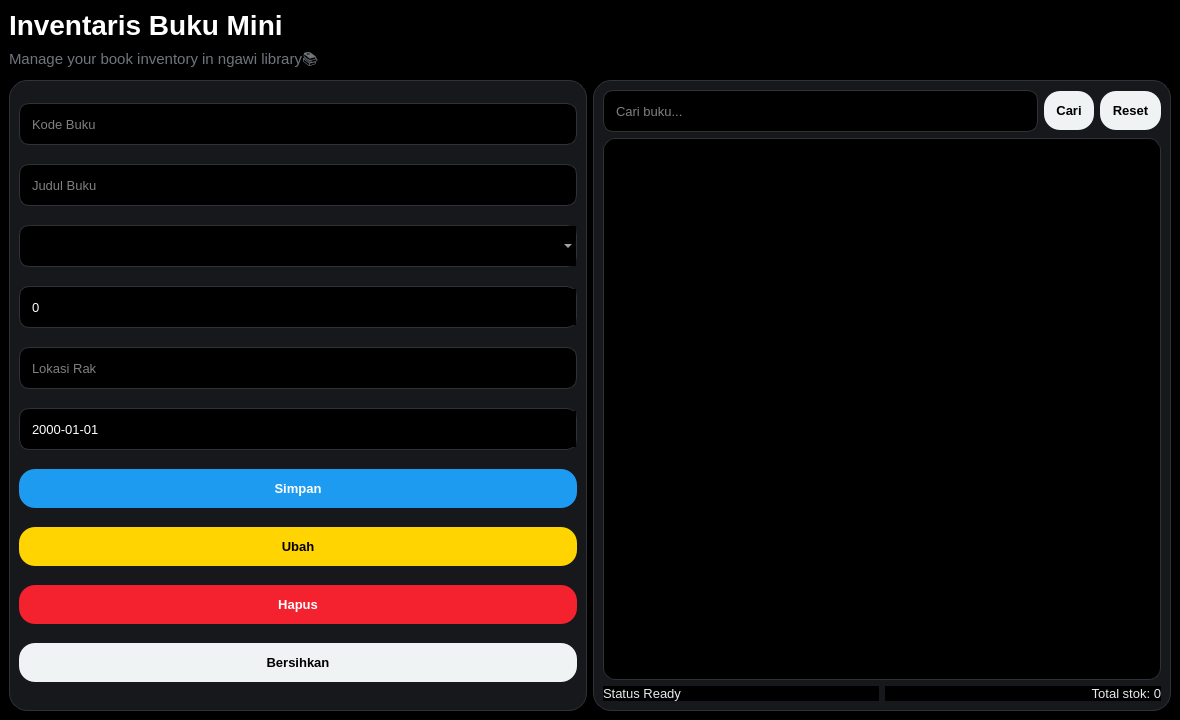
<?xml version="1.0" encoding="UTF-8"?>
<ui version="4.0">
 <class>InventarisBukuWindow</class>
 <widget class="QMainWindow" name="InventarisBukuWindow">
  <property name="geometry">
   <rect>
    <x>0</x>
    <y>0</y>
    <width>1180</width>
    <height>720</height>
   </rect>
  </property>
  <property name="windowTitle">
   <string>Inventaris Buku Mini</string>
  </property>
  <property name="styleSheet">
   <string notr="true">

QMainWindow {
    background:#000000;
}

QWidget {
    background:#000000;
    color:white;
    font-family:'Segoe UI';
    font-size:10pt;
}

QFrame#cardLeft, QFrame#cardRight {
    background:#16181C;
    border:1px solid #2F3336;
    border-radius:18px;
}

QLabel#lblJudul {
    color:white;
    font-size:28px;
    font-weight:700;
}

QLabel#lblSub {
    color:#71767B;
    font-size:11pt;
}

QLabel {
    color:#E7E9EA;
}

QLineEdit,
QComboBox,
QSpinBox,
QDateEdit {
    background:#000000;
    border:1px solid #2F3336;
    border-radius:10px;
    padding:10px;
    color:white;
    min-height:20px;
}

QLineEdit:focus,
QComboBox:focus,
QSpinBox:focus,
QDateEdit:focus {
    border:2px solid #1D9BF0;
}

QPushButton {
    border:none;
    border-radius:16px;
    padding:12px;
    font-weight:700;
}

QPushButton#btnSimpan {
    background:#1D9BF0;
    color:white;
}

QPushButton#btnSimpan:hover {
    background:#1785D1;
}

QPushButton#btnUbah {
    background:#FFD400;
    color:black;
}

QPushButton#btnHapus {
    background:#F4212E;
    color:white;
}

QPushButton#btnBersihkan,
QPushButton#btnCari,
QPushButton#btnResetCari {
    background:#EFF3F4;
    color:black;
}

QTableWidget {
    background:#000000;
    border:1px solid #2F3336;
    border-radius:12px;
    gridline-color:#2F3336;
    color:white;
}

QHeaderView::section {
    background:#16181C;
    color:white;
    border:none;
    padding:10px;
    font-weight:700;
}

  </string>
  </property>
  <widget class="QWidget" name="centralwidget">
   <layout class="QVBoxLayout" name="mainLayout">
    <item>
     <widget class="QLabel" name="lblJudul">
      <property name="text">
       <string>Inventaris Buku Mini</string>
      </property>
     </widget>
    </item>
    <item>
     <widget class="QLabel" name="lblSub">
      <property name="text">
       <string>Manage your book inventory in ngawi library📚</string>
      </property>
     </widget>
    </item>
    <item>
     <layout class="QHBoxLayout">
      <item>
       <widget class="QFrame" name="cardLeft">
        <layout class="QVBoxLayout">
         <item>
          <widget class="QLineEdit" name="txtKode">
           <property name="placeholderText">
            <string>Kode Buku</string>
           </property>
          </widget>
         </item>
         <item>
          <widget class="QLineEdit" name="txtJudul">
           <property name="placeholderText">
            <string>Judul Buku</string>
           </property>
          </widget>
         </item>
         <item>
          <widget class="QComboBox" name="cmbKategori"/>
         </item>
         <item>
          <widget class="QSpinBox" name="spnStok"/>
         </item>
         <item>
          <widget class="QLineEdit" name="txtLokasi">
           <property name="placeholderText">
            <string>Lokasi Rak</string>
           </property>
          </widget>
         </item>
         <item>
          <widget class="QDateEdit" name="dtMasuk">
           <property name="displayFormat">
            <string>yyyy-MM-dd</string>
           </property>
          </widget>
         </item>
         <item>
          <widget class="QPushButton" name="btnSimpan">
           <property name="text">
            <string>Simpan</string>
           </property>
          </widget>
         </item>
         <item>
          <widget class="QPushButton" name="btnUbah">
           <property name="text">
            <string>Ubah</string>
           </property>
          </widget>
         </item>
         <item>
          <widget class="QPushButton" name="btnHapus">
           <property name="text">
            <string>Hapus</string>
           </property>
          </widget>
         </item>
         <item>
          <widget class="QPushButton" name="btnBersihkan">
           <property name="text">
            <string>Bersihkan</string>
           </property>
          </widget>
         </item>
        </layout>
       </widget>
      </item>
      <item>
       <widget class="QFrame" name="cardRight">
        <layout class="QVBoxLayout">
         <item>
          <layout class="QHBoxLayout">
           <item>
            <widget class="QLineEdit" name="txtCari">
             <property name="placeholderText">
              <string>Cari buku...</string>
             </property>
            </widget>
           </item>
           <item>
            <widget class="QPushButton" name="btnCari">
             <property name="text">
              <string>Cari</string>
             </property>
            </widget>
           </item>
           <item>
            <widget class="QPushButton" name="btnResetCari">
             <property name="text">
              <string>Reset</string>
             </property>
            </widget>
           </item>
          </layout>
         </item>
         <item>
          <widget class="QTableWidget" name="tblBuku"/>
         </item>
         <item>
          <layout class="QHBoxLayout">
           <item>
            <widget class="QLabel" name="lblStatus">
             <property name="text">
              <string>Status Ready</string>
             </property>
            </widget>
           </item>
           <item>
            <widget class="QLabel" name="lblTotalStok">
             <property name="text">
              <string>Total stok: 0</string>
             </property>
             <property name="alignment">
              <set>Qt::AlignmentFlag::AlignRight</set>
             </property>
            </widget>
           </item>
          </layout>
         </item>
        </layout>
       </widget>
      </item>
     </layout>
    </item>
   </layout>
  </widget>
 </widget>
 <resources/>
 <connections/>
</ui>
